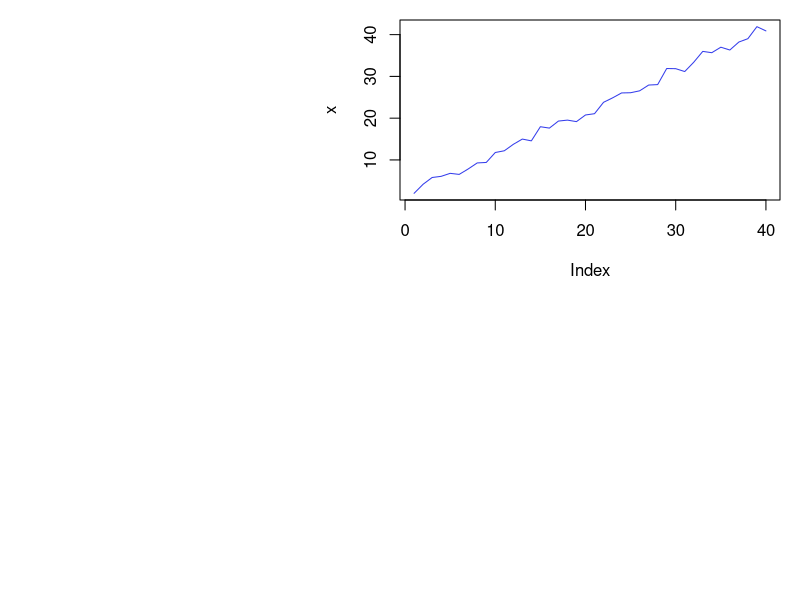
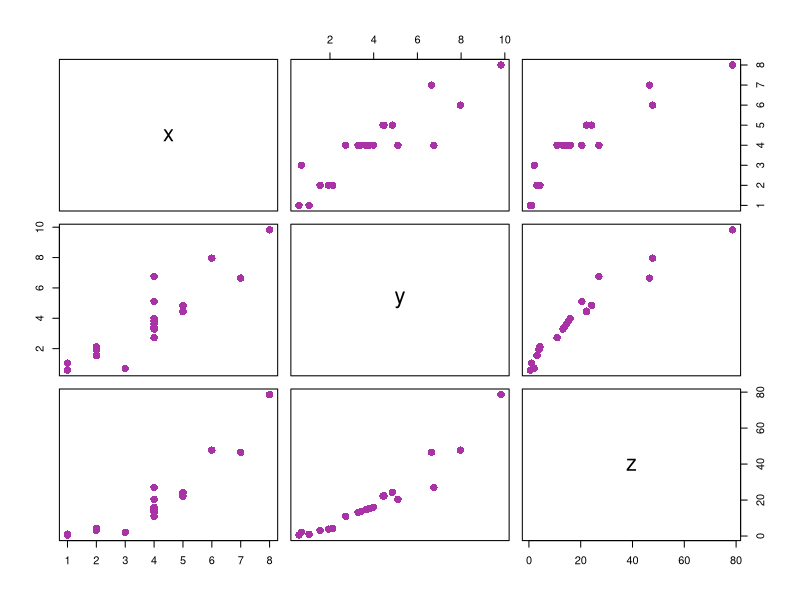

Recreate these plots in R, in order.

# S3 Class ##############################

# To create an object of this class we will create a list that will contain all class members. Then this
# list is passed to the class() method as an argument.
a <- list(name="Adam", Roll_no=15)
# Defining a class "Student"
class(a) <- "Student"
# Creation of object
a

# The generic functions are a good example of polymorphism. 
# To understand the concept of generic functions consider 
#the print() function. The print() function is a collection 
# of various print functions that are created for different
# data types and data structures in the R Programming 
# Language. It calls the appropriate function depending upon 
# the type of object passed as an argument

# Seeing different types of print function
methods(print)

# Now lets create generic function of our own
a = list(name="Adam", Roll_no=15)
class(a) = "Student"
print(a)
# Now lets print all our members in spacified format
print.Student <- function(obj){
  cat("name: ", obj$name, "\n")
  cat("Roll No: ", obj$Roll_no, "\n")
}
print(a)

# To view the S3 attributes
attributes(a)

# Add attributes
attr(a, "age") <- c(18)
attributes(a)


# Inheritance in S3 class
# Inheritance allows one class to derive the features and functionalities 
# of another class. The feature facilitates code resuability

# student function with argument
student <- function(n, r){
  value <- list(name=n, Roll_no=r)
  attr(value, "class") <- "student"
  value
}
print.student <- function(obj){
  cat("Name: ", obj$name, "\n")
  cat("Roll ", obj$Roll_no)
}
# inheritance is done while creating another class by doing class(obj) <- c(child, parent)
s <- list(name="Kesha", Roll_no=21, country="Bangladesh")
class(s) <- c("Student", "student")
s
# The following class overwrites the method for class student
print.student <- function(obj){
  cat(obj$name, "is from", obj$country, "\n")
}
s


# S4 class #####################
# S4 class has a predefined definition.
# this function contain auxiliary functions for defining methods and generics
# syntax: setClass("myClass", slots=list(name="character", Roll_no="numeric"))
# The new() function is used to create object of S4 class

setClass("Student", slots=list(name="character", Roll_no="numeric"))
a <- new("Student", name="Adam", Roll_no=20)
a

# Create S4 objects from generator function
# setClass() returns a generator function which helps in creating objects and it acts as a constructor
stud <- setClass("Student", slots=list(name="character", Roll_no="numeric"))
stud
stud(name="Adam", Roll_no=15)

# Inheritance in S4 class
# Define S4 class
setClass("student", 
         slots=list(name="character",
                    age="numeric", rno="numeric")
         )
# Define a function to display object details
setMethod("show", "student",
          function(obj){
            cat(obj@name, "\n")
            cat(obj@age, "\n")
            cat(obj@rno, "\n")
          })
# Inherit from student
setClass("InternationalStudent",
         slots=list(country="character"),
         contains="student")
# Rest of the attribute will inherited from student
s <- new("InternationalStudent", name="Adam",
         age=22, rno=15, country="Bangladesh")
show(s)


# Reference class ###################
# Reference class is an improvement over s4 class
library(methods)
# setRefClass returns a generator
movies <- setRefClass("movies", fields=list(
  name = "character", leadActor="character", rating="numeric"
))
movieList <- movies(name="Iron Man", leadActor="Robert downey Jr", rating = 7)
movieList


# Add method to our class
library(methods)
movies <- setRefClass("movies", fields=list(name="character", leadActor="character", 
                                            rating="numeric"), methods=list(
                                              increment_rating = function(){
                                                rating <<- rating + 1
                                              },
                                              decrement_rating = function(){
                                                rating <<- rating - 1
                                              }
                                            ))
movieList <- movies(name="Iron Man",
                    leadActor="Robert downey Jr", rating=7)
movieList$rating
movieList$increment_rating()
movieList$rating



# R objects ###################
# in R programming language there are 5 basic types of language

# 1: vectors
x <- c(1, 2, 3, 4, 5)
y <- c("a", "b", "c") 
z <- 5
print(class(x))
print(class(y))
print(class(z))

# 2: Lists
# List can contain heterogeneous data types such as vectors or another lists
ls <- list(c(1, 2, 3, 4), list("a", "b", "c"))
print(ls)
print(class(ls))

# 3: matrices
# 4: factors
# 5: Arrays
# 6: Data frames


# Encapsulation in R programming #############################################
# OOP has the following features:
    # Class
    # Object
    # Abstraction
    # Encapsulation
    # Polymorphism
    # Inheritnce

# While working with classes and dealing with sensitive data, implementing global variable to all the 
# variables used within the program code is not a good choice because then the chance of getting data
# tempered will increase. For this purpose OOP has the concept of Encapsulation. Encapsulation ensures
# the outside view of the object is clearly separated from the inside view of the object by hiding the
# implementation of operation and state from the interface which is available to all other objects

l <- list(name="GeeksForGeeks", state="Up", sector=136)
class(l) <- "info"
l

s <- list(country="Bangladesh", state="Sylhet", street_no.=110)
class(s) <- "address"
s



# Polymorphism ##################################
# R language is evolving and it implements parametric polymorphism, which means that methods in R refer
# to functions, not class.
plot
help("UseMethod")
methods(plot)
# X window system graphics
x11(width=15, height=13)
# The runif() function generates random deviates of the uniform distribution
x <- 3*runif(40) + (1:40)
par(mar=c(20, 20, 1, 1))
plot(x, type='l', col='#343deb')
z <- locator(1)

# Input is data frame
X11(width = 6, height = 6)
set.seed(280870)
x <- c(4, 3, 1, 2, 2, 4, 6, 4, 5, 5, 
       4, 4, 5, 4, 4, 8, 4, 1, 2, 7)
y <- x * rnorm(20, 1, 0.3)
z <- x * y
# Taking a data frame
df <- data.frame(x, y, z)
par(mar = c(0.1, 0.1, 0.1, 0.1))
# Using plot()
plot(df, col = '#a832a6', pch = 16, cex = 1.5)
z <- locator(1)

colors <- c("violet", "indigo", "blue", "green",
            "yellow", "orange", "red")
summary(colors)

state.region
# Provides summarised results under each region
summary(state.region) 
# As maxsum is given as 3, totally we should have 3 regions
# But here we have 4 regions and hence highest count region,
# next highest count region is displayed and the other 
# regions are clubbed under Other
summary(state.region, maxsum = 3)

# Creating generic method
display <- function(obj){
  UseMethod("print")
}
print.bank <- function(obj){
  cat("Name is ", obj$name, "\n")
  cat(obj$account_no, " is the Acc no of the holder", "\n")
  cat(obj$saving, " is the amount of saving in the account \n")
  cat(obj$withdrawn, " is the withdrawn amount\n")
}
x <- list(name="hasan", account_no=1234, saving=1500, withdraw=267)
class(x) <- "bank"
display <- function(obj){
  UseMethod("print")
}
display(x)



# Inheritance ###########################################
# Inheritance is one of the concept in OOP by which new classes can be derived from existing or base
# classes helping in re-usability of code.

# Inheritance in S3 class
